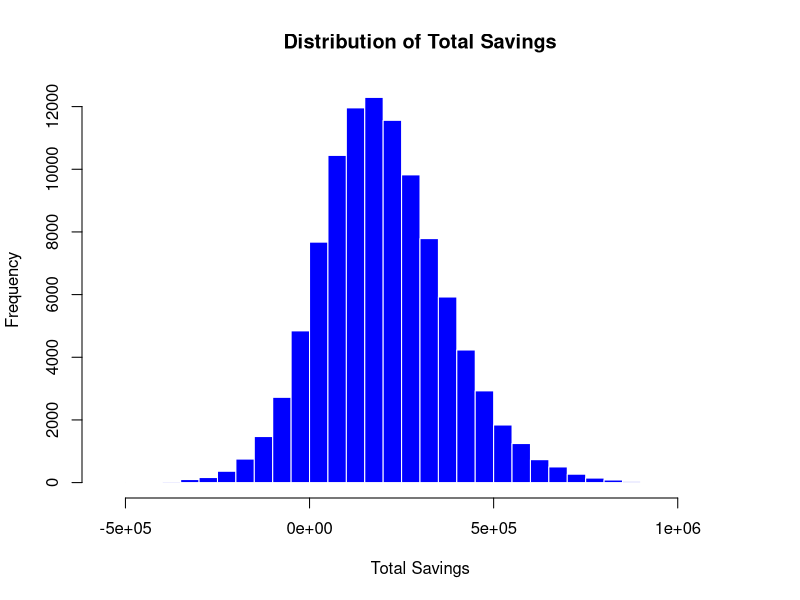
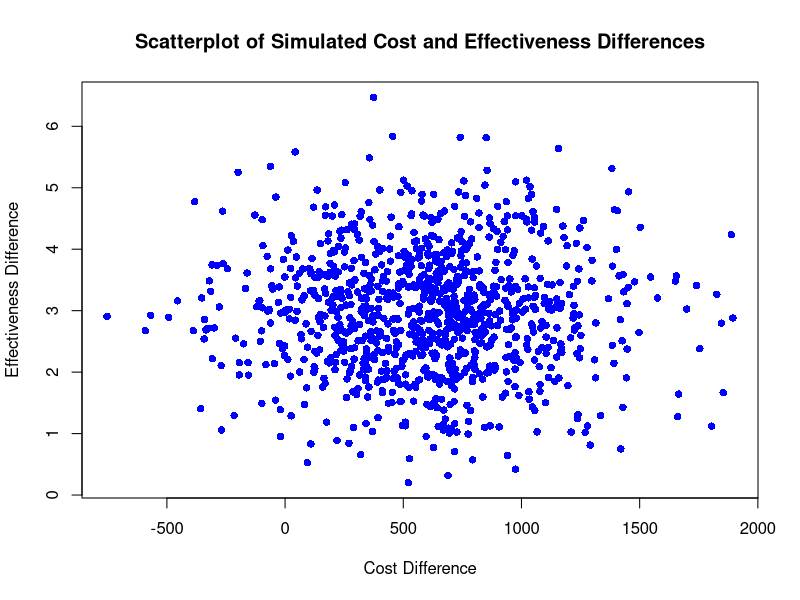
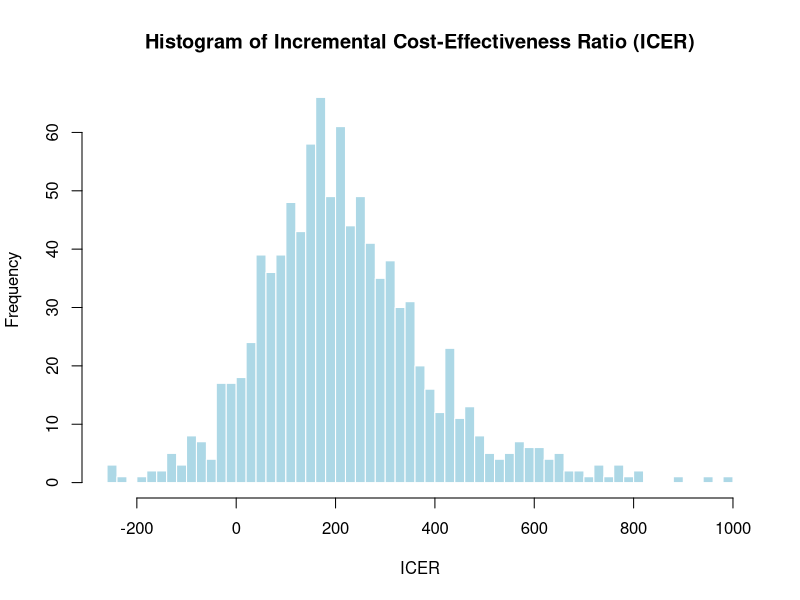
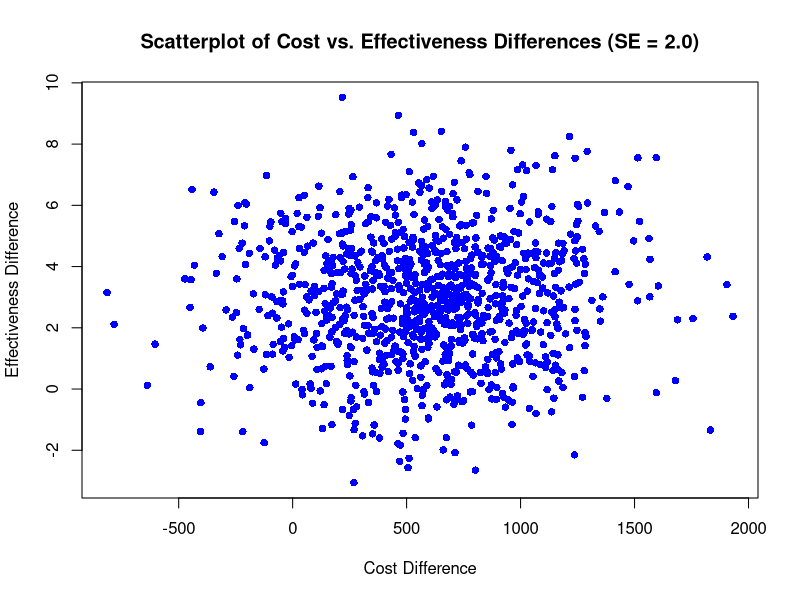
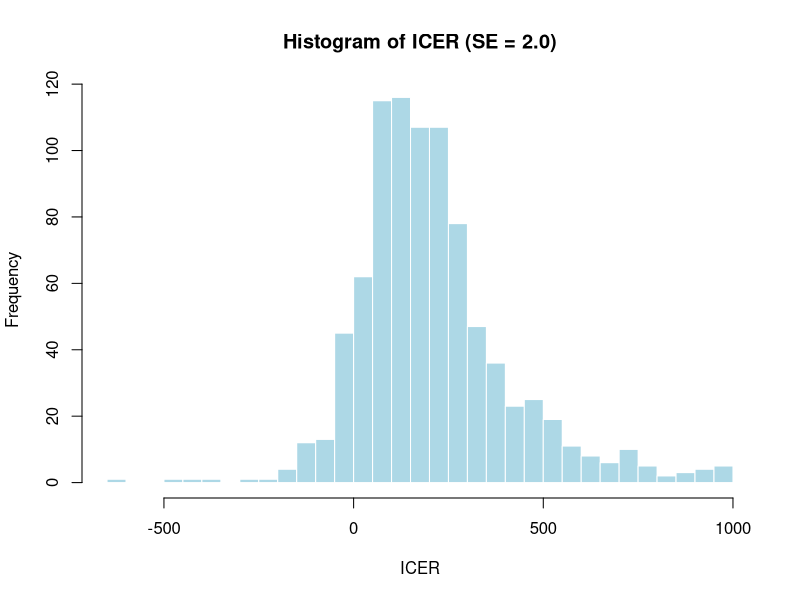
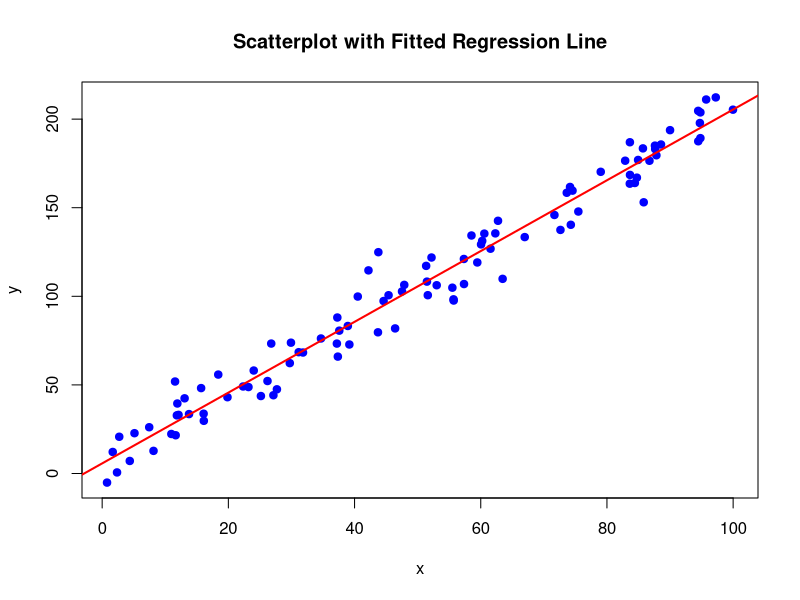
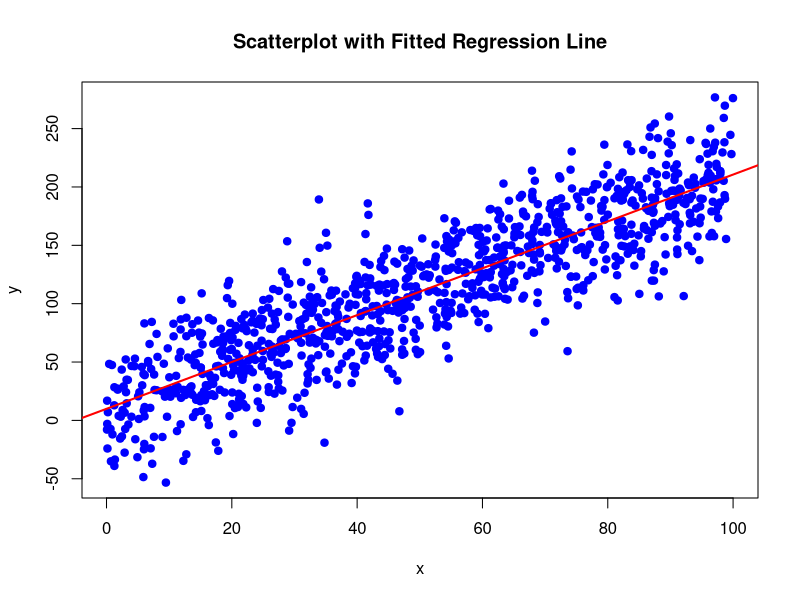
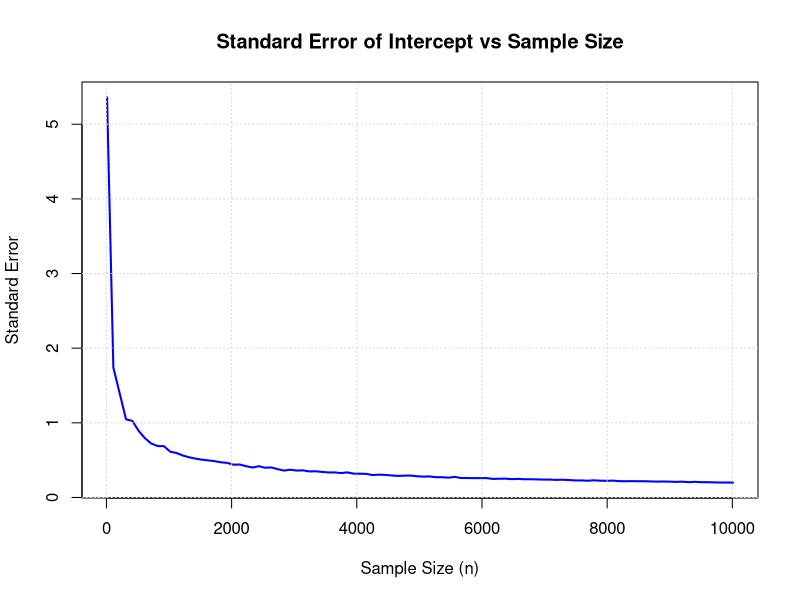

Write the R code that produced these figures, in order.
## ---- chunk 1
knitr::opts_chunk$set(echo = TRUE)
## ---- chunk 2

# Set up parameters
p_yes <- 0.5          # Proportion of 'yes' responses (assumed to be 50%)
n_total <- 1000       # Total sample size for both options

# Option (a) - Simple Random Sample
n_latino_a <- 150     # Sample size for Latinos in option (a)
n_nonlatino_a <- 850  # Sample size for Non-Latinos in option (a)

# Option (b) - Oversampling Latinos
n_latino_b <- 300     # Sample size for Latinos in option (b)
n_nonlatino_b <- 700  # Sample size for Non-Latinos in option (b)

# Function to calculate the standard error for the comparison between two groups
standard_error_comparison <- function(p1, p2, n1, n2) {
  sqrt((p1 * (1 - p1)) / n1 + (p2 * (1 - p2)) / n2)
}

# Function to calculate the standard error for the total population
standard_error_total <- function(p, n) {
  sqrt((p * (1 - p)) / n)
}

# Standard errors for Latino vs Non-Latino comparison in both options
se_comparison_a <- standard_error_comparison(p1 = p_yes, p2 = p_yes, n1 = n_latino_a, n2 = n_nonlatino_a)
se_comparison_b <- standard_error_comparison(p1 = p_yes, p2 = p_yes, n1 = n_latino_b, n2 = n_nonlatino_b)

# Standard errors for the total population in both options (same for both since n_total = 1000)
se_total_a <- standard_error_total(p = p_yes, n = n_total)
se_total_b <- standard_error_total(p = p_yes, n = n_total)

# Print results
cat("Option (a) - Simple Random Sample:\n")
cat("SE (Latino vs Non-Latino comparison):", round(se_comparison_a, 4), "\n")
cat("SE (Total Population):", round(se_total_a, 4), "\n\n")

cat("Option (b) - Oversampling Latinos:\n")
cat("SE (Latino vs Non-Latino comparison):", round(se_comparison_b, 4), "\n")
cat("SE (Total Population):", round(se_total_b, 4), "\n")


## ---- chunk 3
mean_log_men <- 5.13
sd_log_men <- .17
mean_log_women <- 4.96
sd_log_women <- .20

weight_limit <- 1750

n_individuals <-10

# Proportion of men and women (assume 50/50 split)
prop_men <- 0.5
n_men <- round(n_individuals * prop_men)
n_women <- n_individuals - n_men

n_sim <- 10000

exceeds_limit <- replicate(n_sim, {
  
  #rlnorm to avoid having to transform from log
  men_weights <- rlnorm(n_men, meanlog = mean_log_men, sdlog = sd_log_men)
  women_weights <- rlnorm(n_women, meanlog = mean_log_women, sdlog = sd_log_women)
  
  # Calculate the total weight
  total_weight <- sum(men_weights) + sum(women_weights)
  
  # Check if the total weight exceeds the elevator limit
  return(total_weight > weight_limit)
})

prob_exceed <- mean(exceeds_limit)

# Print the result
cat("Estimated probability that the total weight exceeds the elevator's capacity:", prob_exceed, "\n")

## ---- chunk 4
mean_savings_per_unit <- 5
sd_savings_per_unit <- 4
mean_market_size <- 40000
sd_market_size <- 10000

# Number of simulations
n_sim <- 100000

total_savings <- replicate(n_sim, {
  
  # Simulate savings per unit and market size
  simulated_savings_per_unit <- rnorm(1, mean = mean_savings_per_unit, sd = sd_savings_per_unit)
  simulated_market_size <- rnorm(1, mean = mean_market_size, sd = sd_market_size)
  
  # Calculate total savings
  simulated_savings_per_unit * simulated_market_size
})

# Summary of the results
cat("Mean total savings:", mean(total_savings), "\n")
cat("Standard deviation of total savings:", sd(total_savings), "\n")

# Plot the distribution of total savings
hist(total_savings, breaks = 50, main = "Distribution of Total Savings", 
     xlab = "Total Savings", col = "blue", border = "white")

## ---- chunk 5
# Parameters
mean_cost_diff <- 600
se_cost_diff <- 400
df_cost <- 50  # degrees of freedom for cost difference

mean_effect_diff <- 3.0
se_effect_diff <- 1.0
df_effect <- 100  # degrees of freedom for effectiveness difference

n_sim <- 1000  # Number of simulations

# Simulate cost differences from a t-distribution
cost_diff_sim <- mean_cost_diff + rt(n_sim, df = df_cost) * se_cost_diff

# Simulate effectiveness differences from a t-distribution
effect_diff_sim <- mean_effect_diff + rt(n_sim, df = df_effect) * se_effect_diff

# (a) Scatterplot of cost differences vs. effectiveness differences
plot(cost_diff_sim, effect_diff_sim,
     xlab = "Cost Difference",
     ylab = "Effectiveness Difference",
     main = "Scatterplot of Simulated Cost and Effectiveness Differences",
     col = "blue", pch = 16)

icer_sim <- cost_diff_sim / effect_diff_sim
icer_filtered <- icer_sim[abs(icer_sim) < 1000]


hist(icer_filtered, 
     breaks = 50, 
     main = "Histogram of Incremental Cost-Effectiveness Ratio (ICER)", 
     xlab = "ICER", 
     col = "lightblue", 
     border = "white")

## ---- chunk 6
icer_sim <- cost_diff_sim / effect_diff_sim

# Calculate the mean and standard deviation of ICER
mean_icer <- mean(icer_sim)
sd_icer <- sd(icer_sim)

# Standard error of ICER
se_icer <- sd_icer / sqrt(n_sim)

# 50% and 95% confidence intervals
z_50 <- 0.674  # z-value for 50% confidence
z_95 <- 1.96   # z-value for 95% confidence

# 50% confidence interval
ci_50_lower <- mean_icer - z_50 * se_icer
ci_50_upper <- mean_icer + z_50 * se_icer

# 95% confidence interval
ci_95_lower <- mean_icer - z_95 * se_icer
ci_95_upper <- mean_icer + z_95 * se_icer

# Print results
cat("Estimated mean ICER:", mean_icer, "\n")
cat("50% confidence interval for ICER:", ci_50_lower, "to", ci_50_upper, "\n")
cat("95% confidence interval for ICER:", ci_95_lower, "to", ci_95_upper, "\n")

## ---- chunk 7
set.seed(123)  # For reproducibility

# Parameters
mean_cost_diff <- 600
se_cost_diff <- 400
df_cost <- 50  # degrees of freedom for cost difference

mean_effect_diff <- 3.0
se_effect_diff_2 <- 2.0  # New standard error for effectiveness
df_effect <- 100  # degrees of freedom for effectiveness difference

n_sim <- 1000  # Number of simulations

# Simulate cost differences from a t-distribution
cost_diff_sim <- mean_cost_diff + rt(n_sim, df = df_cost) * se_cost_diff

# Simulate effectiveness differences with new SE from a t-distribution
effect_diff_sim_2 <- mean_effect_diff + rt(n_sim, df = df_effect) * se_effect_diff_2

# Calculate the ICER with the new effectiveness differences
icer_sim_2 <- cost_diff_sim / effect_diff_sim_2

# Calculate the mean and standard deviation of the new ICER
mean_icer_2 <- mean(icer_sim_2)
sd_icer_2 <- sd(icer_sim_2)

# Standard error of new ICER
se_icer_2 <- sd_icer_2 / sqrt(n_sim)

# z-values for 50% and 95% confidence intervals
z_50 <- 0.674
z_95 <- 1.96

# 50% confidence interval for the new ICER
ci_50_lower_2 <- mean_icer_2 - z_50 * se_icer_2
ci_50_upper_2 <- mean_icer_2 + z_50 * se_icer_2

# 95% confidence interval for the new ICER
ci_95_lower_2 <- mean_icer_2 - z_95 * se_icer_2
ci_95_upper_2 <- mean_icer_2 + z_95 * se_icer_2

# Print results for the new scenario
cat("With SE = 2.0\n")
cat("Estimated mean ICER:", mean_icer_2, "\n")
cat("50% confidence interval for ICER:", ci_50_lower_2, "to", ci_50_upper_2, "\n")
cat("95% confidence interval for ICER:", ci_95_lower_2, "to", ci_95_upper_2, "\n")

# Remove extreme ICER values for plotting
icer_filtered_2 <- icer_sim_2[effect_diff_sim_2 > 0 & abs(icer_sim_2) < 1000]

# (1) Scatterplot of cost differences vs. effectiveness differences with SE = 2.0
plot(cost_diff_sim, effect_diff_sim_2,
     xlab = "Cost Difference",
     ylab = "Effectiveness Difference",
     main = "Scatterplot of Cost vs. Effectiveness Differences (SE = 2.0)",
     col = "blue", pch = 16)

# (2) Histogram of the new ICER with SE = 2.0
hist(icer_filtered_2, 
     breaks = 50, 
     main = "Histogram of ICER (SE = 2.0)", 
     xlab = "ICER", 
     col = "lightblue", 
     border = "white")

## ---- chunk 8

simulate_regression <- function(a,b,n,sigma){
  x <- runif(n, min=0, max=100)
  
  error <- rnorm(n, mean=0,  sd = sigma)
  
  y <- a + b*x + error
  
  model <- lm(y~x)
  
  plot(x, y, main = "Scatterplot with Fitted Regression Line",
       xlab = "x", ylab = "y", pch = 19, col = "blue")
  abline(model, col = "red", lwd = 2)
  
  # Return the data as a data frame
  data <- data.frame(x = x, y = y)
 
   return(data)
}


simulate_regression(5,2,100,10)

simulate_regression(10,2,1000,30)




## ---- chunk 9

simulate_regression_no_charts <- function(a,b,n,sigma){
  x <- runif(n, min=0, max=100)
  
  error <- rnorm(n, mean=0,  sd = sigma)
  
  y <- a + b*x + error
  
  model <- lm(y~x)
 # Commenting out charts so that i can run a better sensitivity test
  
  #plot(x, y, main = "Scatterplot with Fitted Regression Line",
  #   xlab = "x", ylab = "y", pch = 19, col = "blue")
  #abline(model, col = "red", lwd = 2)
  
  # Return the data as a data frame
  data <- data.frame(x = x, y = y)
 
   return(data)
}

# True parameters
a <- 5
b <- 7
signma <- 10

# Different sample sizes
n_values <- round(seq(10,10010, length.out= 100))

results <- data.frame(
  n = integer(),
  est_intercept = numeric(),
  se_intercept = numeric(),
  est_slope = numeric(),
  se_slope = numeric()
)

for (n in n_values) {
  # Simulate data using the function from Exercise 6.2
  data <- simulate_regression_no_charts(a, b, n, signma)
  
  # Fit the linear model
  model <- lm(y ~ x, data = data)
  summary_model <- summary(model)
  
  # Extract estimates and standard errors
  est_intercept <- summary_model$coefficients["(Intercept)", "Estimate"]
  se_intercept <- summary_model$coefficients["(Intercept)", "Std. Error"]
  est_slope <- summary_model$coefficients["x", "Estimate"]
  se_slope <- summary_model$coefficients["x", "Std. Error"]
  
  # Store the results
  results <- rbind(
    results,
    data.frame(
      n = n,
      est_intercept = est_intercept,
      se_intercept = se_intercept,
      est_slope = est_slope,
      se_slope = se_slope
    )
  )
}

# Display the results
print(results)

# Plot the standard error of the intercept as a function of n
plot(results$n, results$se_intercept, type = "l", col = "blue", lwd = 2,
     xlab = "Sample Size (n)", ylab = "Standard Error",
     main = "Standard Error of Intercept vs Sample Size")

# Add grid lines for better readability
grid()

# Plot the standard error of the slope as a function of n
plot(results$n, results$se_slope, type = "l", col = "red", lwd = 2,
     xlab = "Sample Size (n)", ylab = "Standard Error",
     main = "Standard Error of Slope vs Sample Size")

# Add grid lines for better readability
grid()



## ---- chunk 10

set.seed(123)  # For reproducibility

# Parameters
n <- 100
a <- 5
b <- 7
sigma <- 3

# (a) Simulate the data
x <- runif(n, min = 0, max = 50)
error <- rnorm(n, mean = 0, sd = sigma)
y <- a + b * x + error

# Fit the regression model
model <- lm(y ~ x)
summary_model <- summary(model)
print(summary_model)

# (b) Graph a scatterplot of the data and the regression line
plot(x, y, main = "Scatterplot with Fitted Regression Line",
     xlab = "x", ylab = "y", pch = 19, col = "red")
abline(model, col = "blue", lwd = 2)

# (c) Add the formula of the fitted line to the graph
coefficients <- coef(model)
formula_text <- paste0("y = ", round(coefficients[1], 2),
                       " + ", round(coefficients[2], 2), " * x")
# Position the text on the plot
text_x <- min(x) + 7
text_y <- max(y)- 10
text(text_x, text_y, labels = formula_text, col = "blue", cex = 1.2)


## ---- chunk 11
